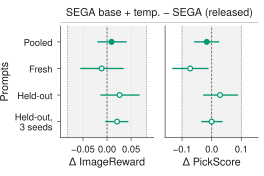

Write Python code to recreate this figure.
"""Figure 4 (main text, Section 5.2) and its appendix version: the registered confirmation.

The file names (f4_spectrum.pdf, fA_spectrum_full.pdf) were fixed by the integration plan; the content is
the registered-confirmation figure (label fig:fs-confirm), not the luminance spectrum (Figure 3,
f8_spectrum_main.pdf, unchanged).

f4_spectrum.pdf (2.75 x 1.83 in, a right wrapfigure included at \\linewidth inside {0.5\\linewidth}): the two
reward panels only, ImageReward and PickScore, both as SEGA base + temp. minus SEGA (released); the sign is
the header above both panels. Rows: Pooled (337 prompts, the registered H1 test, filled), Fresh (150),
Held-out (187, seed 0) and Held-out averaged over seeds 0 to 2 (hollow). The gray band with dotted edges is
the registered equivalence margin (+/-0.082 ImageReward, +/-0.10 PickScore); the dashed line is zero.

fA_spectrum_full.pdf (5.50 x 1.62 in, appendix, \\linewidth): the same two panels plus full-frame MUSIQ as
SEGA (released) minus SEGA base + temp. (the allocation, registered H2 on the 150 fresh prompts, filled);
each sign is written in a header above its panels, so the flip between reward and MUSIQ panels is explicit.

Inputs (read only), written by scripts/strengthen_analysis.py and read through strengthen/fs_confirm.py,
so nothing is recomputed: .agent/notes/strengthen/analysis/E1/confirmation_family.csv (pooled H1, fresh H2),
E1/hypotheses.json (fresh, seed 0) and E2/hypotheses.json (held-out seed 0, and seeds 0 to 2). Intervals are
nominal 95% paired prompt-bootstrap intervals (2,000 draws, RNG seed 0). Every plotted estimate is checked
against the paper macros in tables/num_strengthen.tex where one exists.

Regenerate: OMP_NUM_THREADS=8 /work/09032/saini_2/vista/library/uv-envs/crope/bin/python f4_spectrum.py
"""
from __future__ import annotations

import json
import re
import sys

import matplotlib

matplotlib.use("Agg")
import matplotlib.lines
import matplotlib.pyplot as plt
import pandas as pd

import crope_style as cs
import orx_figstyle

sys.path.insert(0, str(cs.HERE / "strengthen"))
import fs_confirm as fc   # noqa: E402  (data access of the original confirmation figure)

MACROS = cs.HERE.parent / "tables" / "num_strengthen.tex"
REWARD = "SEGA base + temp. − SEGA (released)"
ALLOC = "SEGA (released) − SEGA base + temp."
PANELS = [("H1_IR", "imagereward", "Δ ImageReward", cs.TEMP),
          ("H1_Pick", "pickscore", "Δ PickScore", cs.TEMP),
          ("H2_MUSIQ", "musiq", "Δ MUSIQ", cs.METHOD)]
MACRO_KEY = {"H1_IR": "ir", "H1_Pick": "pick", "H2_MUSIQ": "musiq"}
PRECISION = {"H1_IR": 3, "H1_Pick": 3, "H2_MUSIQ": 2}


def load():
    for block in ("E1", "E2"):
        proto = json.loads((fc.ANALYSIS / block / "analysis_protocol.json").read_text())
        if not proto.get("complete"):
            raise SystemExit(f"{block} analysis incomplete; refusing to draw")
    data = [(label, fc.family(fc.ANALYSIS, block, key)) for label, block, key in fc.ROWS]
    check_macros(dict(data))
    return data


def macro(text, name):
    m = re.search(r"\\csname N@%s\\endcsname\{(.*)\}\s*$" % re.escape(name), text, re.M)
    assert m, f"no macro N@{name}"
    return m[1]


def check_macros(fams):
    """The registered estimates, intervals, margins and n must equal the numbers the text prints."""
    tex = MACROS.read_text()
    for hyp, key in MACRO_KEY.items():
        r, p = fams["Pooled"][hyp], PRECISION[hyp]
        assert macro(tex, f"st@h@d@{key}") == f"${r['delta']:+.{p}f}$", hyp
        assert macro(tex, f"st@h@ci@{key}") == f"[${r['lo']:+.{p}f}$, ${r['hi']:+.{p}f}$]", hyp
        assert int(macro(tex, f"st@h@n@{key}")) == int(r["n"]), hyp
    assert macro(tex, "st@h@m@ir") == f"{fams['Pooled']['H1_IR']['margin']:.3f}"
    assert macro(tex, "st@h@m@pick") == f"{fams['Pooled']['H1_Pick']['margin']:.2f}"
    for hyp, key, p in (("H1_IR", "ir", 3), ("H1_Pick", "pick", 2)):   # held-out, seeds 0 to 2
        r = fams["Held-out, 3 seeds"][hyp]
        assert macro(tex, f"st@rseeds012@d@tsb@{key}") == f"${r['delta']:+.{p}f}$", hyp
        assert macro(tex, f"st@rseeds012@ci@tsb@{key}") == f"[${r['lo']:+.{p}f}$, ${r['hi']:+.{p}f}$]", hyp
    print("macros: registered estimates, intervals, margins and n match tables/num_strengthen.tex")


def panel(ax, hyp, color, data, ms):
    margin = None
    for i, (label, fam) in enumerate(data):
        r = fam.get(hyp)
        if r is None or pd.isna(r.get("lo")) or (label == "Pooled" and hyp == "H2_MUSIQ"):
            continue            # H2 is fresh-only; the pooled family repeats the fresh estimate
        y = len(data) - 1 - i
        registered = (label == "Pooled") if hyp != "H2_MUSIQ" else (label == "Fresh")
        ax.plot([r["lo"], r["hi"]], [y, y], color=color, lw=1.0, solid_capstyle="butt", zorder=3)
        ax.plot([r["delta"]], [y], "o", ms=ms, color=color, mfc=color if registered else "white", mew=0.9,
                zorder=4)
        if r.get("margin") is not None and not pd.isna(r.get("margin")):
            margin = float(r["margin"])
    if margin is not None:
        ax.axvspan(-margin, margin, color=cs.PANEL, zorder=0, lw=0)
        for edge in (-margin, margin):
            ax.axvline(edge, color=cs.GRAY, lw=0.6, ls=(0, (1.5, 1.5)), zorder=1)
        reach = max([margin] + [abs(v) for _, fam in data for k in ("lo", "hi")
                                for v in [fam.get(hyp, {}).get(k)] if v is not None and not pd.isna(v)])
        ax.set_xlim(-1.18 * reach, 1.18 * reach)
    ax.axvline(0, color=cs.INK2, lw=0.6, ls=(0, (3.0, 1.8)), zorder=2)
    cs.clean_axes(ax, grid="x")
    ax.set_ylim(-0.6, len(data) - 0.4)


def header(fig, axes, text, gap=0.07, rule_gap=0.035):
    """Signed header above a group of panels: 8 pt text over a thin rule spanning the group (as a booktabs
    cmidrule), centred on the group and clamped inside the canvas."""
    W, H = fig.get_size_inches()
    x0, x1 = axes[0].get_position().x0 * W, axes[-1].get_position().x1 * W
    top = axes[0].get_position().y1 * H
    y_rule = top + rule_gap
    fig.add_artist(matplotlib.lines.Line2D([x0 / W, x1 / W], [y_rule / H] * 2, transform=fig.transFigure,
                                           color=cs.RULE, lw=0.6, solid_capstyle="butt"))
    t = fig.text((x0 + x1) / 2 / W, (y_rule + gap) / H, text, ha="center", va="baseline", fontsize=cs.FS_LABEL,
                 color=cs.INK)
    r = fig.canvas.get_renderer()
    bb = t.get_window_extent(r)
    over = bb.x1 / fig.dpi - (W - 0.02)
    if over > 0:
        t.set_x(((x0 + x1) / 2 - over) / W)
    return t


def finish_at_width(fig, stem):
    """cs.finish at a wrapfigure width: orx_figstyle's audit knows 3.25 / 5.50 / 6.75 in, so the known
    column width is set to this figure's width for the audit only (as f8_spectrum.py does)."""
    saved = orx_figstyle.COLUMN
    orx_figstyle.COLUMN = fig.get_figwidth()
    try:
        cs.finish(fig, stem)
    finally:
        orx_figstyle.COLUMN = saved


def axes_row(fig, left, right, bottom, top, ratios, gap):
    """Panels placed in inches: left/right edges of the row, bottom/top of the plot area, width ratios."""
    W, H = fig.get_size_inches()
    unit = (right - left - gap * (len(ratios) - 1)) / sum(ratios)
    axes, x = [], left
    for k, ratio in enumerate(ratios):
        ax = fig.add_axes([x / W, bottom / H, ratio * unit / W, (top - bottom) / H],
                          sharey=axes[0] if axes else None)
        axes.append(ax)
        x += ratio * unit + gap
    return axes


def rows(ax, data, two_line):
    labels = [d[0] for d in data][::-1]
    ax.set_yticks(range(len(data)))
    ax.set_yticklabels([lab.replace(", ", ",\n") if two_line else lab for lab in labels], linespacing=1.0)
    ax.set_ylabel("Prompts", labelpad=3)


def wrap(data):
    W, H = cs.TEXT / 2, round(cs.TEXT / 2 / 1.5, 3)          # 2.75 x 1.833 in, about 1.5:1
    fig = plt.figure(figsize=(W, H))
    axes = axes_row(fig, left=0.63, right=W - 0.06, bottom=0.40, top=H - 0.27, ratios=(1, 1), gap=0.12)
    for ax, (hyp, _, xlabel, color) in zip(axes, PANELS[:2]):
        panel(ax, hyp, color, data, ms=3.6)
        ax.set_xlabel(xlabel, labelpad=2)
        ax.locator_params(axis="x", nbins=3)
    rows(axes[0], data, two_line=True)
    axes[1].tick_params(axis="y", length=0, labelleft=False)
    header(fig, axes, REWARD)
    finish_at_width(fig, cs.HERE / "f4_spectrum")


def full(data):
    W, H = cs.TEXT, 1.62
    fig = plt.figure(figsize=(W, H))
    axes = axes_row(fig, left=0.66, right=W - 0.04, bottom=0.40, top=H - 0.27, ratios=(1, 1, 1.3), gap=0.16)
    for ax, (hyp, _, xlabel, color) in zip(axes, PANELS):
        panel(ax, hyp, color, data, ms=3.6)
        ax.set_xlabel(xlabel, labelpad=2)
        ax.locator_params(axis="x", nbins=4)
    rows(axes[0], data, two_line=True)
    for ax in axes[1:]:
        ax.tick_params(axis="y", length=0, labelleft=False)
    a, b = header(fig, axes[:2], REWARD), header(fig, axes[2:], ALLOC)
    r = fig.canvas.get_renderer()
    assert a.get_window_extent(r).x1 + 0.15 * fig.dpi < b.get_window_extent(r).x0, "headers collide"
    cs.finish(fig, cs.HERE / "fA_spectrum_full")


def main():
    data = load()
    cs.style()
    for label, fam in data:
        print(f"{label:18s}", "  ".join(f"{h} {fam[h]['delta']:+.4f} [{fam[h]['lo']:+.4f}, {fam[h]['hi']:+.4f}]"
                                        for h, *_ in PANELS if h in fam))
    wrap(data)
    full(data)


if __name__ == "__main__":
    main()
